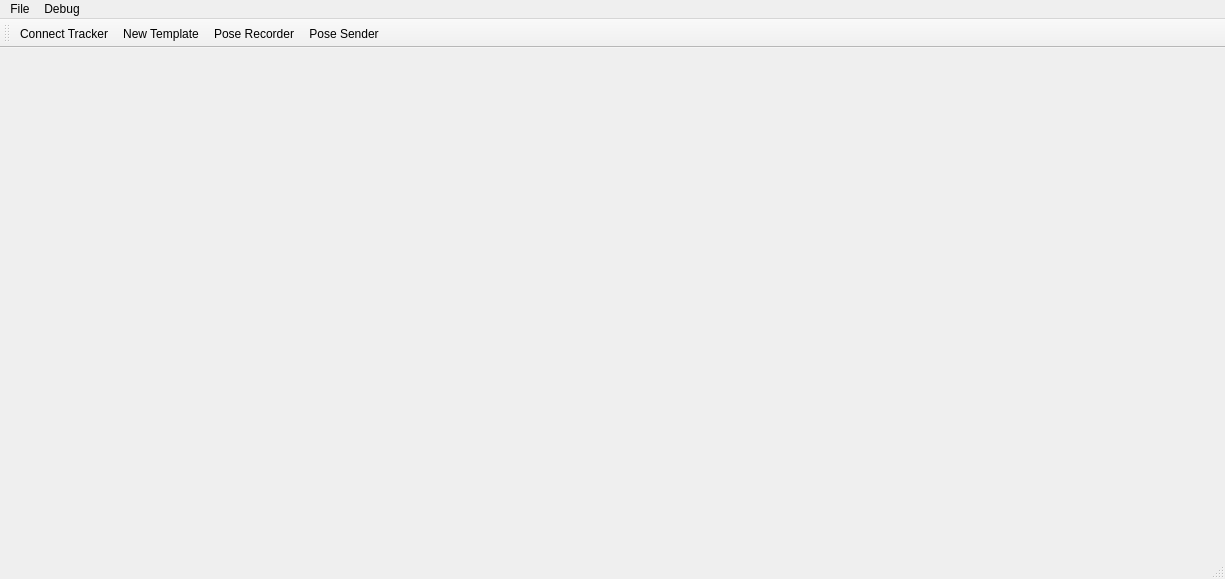
<?xml version="1.0" encoding="UTF-8"?>
<ui version="4.0">
 <class>ZoezenTracker</class>
 <widget class="QMainWindow" name="ZoezenTracker">
  <property name="geometry">
   <rect>
    <x>0</x>
    <y>0</y>
    <width>1225</width>
    <height>579</height>
   </rect>
  </property>
  <property name="windowTitle">
   <string>ZoezenTracker</string>
  </property>
  <widget class="QWidget" name="centralWidget">
   <widget class="QLabel" name="label_fps">
    <property name="geometry">
     <rect>
      <x>0</x>
      <y>0</y>
      <width>61</width>
      <height>31</height>
     </rect>
    </property>
    <property name="palette">
     <palette>
      <active>
       <colorrole role="WindowText">
        <brush brushstyle="SolidPattern">
         <color alpha="255">
          <red>0</red>
          <green>85</green>
          <blue>255</blue>
         </color>
        </brush>
       </colorrole>
       <colorrole role="ButtonText">
        <brush brushstyle="SolidPattern">
         <color alpha="255">
          <red>85</red>
          <green>255</green>
          <blue>127</blue>
         </color>
        </brush>
       </colorrole>
      </active>
      <inactive>
       <colorrole role="WindowText">
        <brush brushstyle="SolidPattern">
         <color alpha="255">
          <red>0</red>
          <green>85</green>
          <blue>255</blue>
         </color>
        </brush>
       </colorrole>
       <colorrole role="ButtonText">
        <brush brushstyle="SolidPattern">
         <color alpha="255">
          <red>85</red>
          <green>255</green>
          <blue>127</blue>
         </color>
        </brush>
       </colorrole>
      </inactive>
      <disabled>
       <colorrole role="WindowText">
        <brush brushstyle="SolidPattern">
         <color alpha="255">
          <red>120</red>
          <green>120</green>
          <blue>120</blue>
         </color>
        </brush>
       </colorrole>
       <colorrole role="ButtonText">
        <brush brushstyle="SolidPattern">
         <color alpha="255">
          <red>120</red>
          <green>120</green>
          <blue>120</blue>
         </color>
        </brush>
       </colorrole>
      </disabled>
     </palette>
    </property>
    <property name="font">
     <font>
      <family>Times New Roman</family>
      <pointsize>16</pointsize>
      <weight>50</weight>
      <bold>false</bold>
     </font>
    </property>
    <property name="text">
     <string/>
    </property>
   </widget>
   <widget class="QLabel" name="label_showMode">
    <property name="geometry">
     <rect>
      <x>1040</x>
      <y>10</y>
      <width>181</width>
      <height>31</height>
     </rect>
    </property>
    <property name="palette">
     <palette>
      <active>
       <colorrole role="WindowText">
        <brush brushstyle="SolidPattern">
         <color alpha="255">
          <red>0</red>
          <green>85</green>
          <blue>255</blue>
         </color>
        </brush>
       </colorrole>
      </active>
      <inactive>
       <colorrole role="WindowText">
        <brush brushstyle="SolidPattern">
         <color alpha="255">
          <red>0</red>
          <green>85</green>
          <blue>255</blue>
         </color>
        </brush>
       </colorrole>
      </inactive>
      <disabled>
       <colorrole role="WindowText">
        <brush brushstyle="SolidPattern">
         <color alpha="255">
          <red>120</red>
          <green>120</green>
          <blue>120</blue>
         </color>
        </brush>
       </colorrole>
      </disabled>
     </palette>
    </property>
    <property name="font">
     <font>
      <family>Times New Roman</family>
      <pointsize>16</pointsize>
     </font>
    </property>
    <property name="styleSheet">
     <string notr="true"/>
    </property>
    <property name="text">
     <string/>
    </property>
   </widget>
  </widget>
  <widget class="QMenuBar" name="menuBar">
   <property name="geometry">
    <rect>
     <x>0</x>
     <y>0</y>
     <width>1225</width>
     <height>23</height>
    </rect>
   </property>
   <widget class="QMenu" name="menuFile">
    <property name="title">
     <string>File</string>
    </property>
    <addaction name="actionConnect_Tracker"/>
    <addaction name="actionNew_Template"/>
    <addaction name="actionPose_Recorder"/>
    <addaction name="actionPose_Sender"/>
   </widget>
   <widget class="QMenu" name="menuDebug">
    <property name="title">
     <string>Debug</string>
    </property>
    <addaction name="actionSave_Images"/>
    <addaction name="actionDetect_Corners"/>
    <addaction name="actionTracking"/>
    <addaction name="actionNoDeal"/>
    <addaction name="actionMatch"/>
   </widget>
   <addaction name="menuFile"/>
   <addaction name="menuDebug"/>
  </widget>
  <widget class="QToolBar" name="mainToolBar">
   <attribute name="toolBarArea">
    <enum>TopToolBarArea</enum>
   </attribute>
   <attribute name="toolBarBreak">
    <bool>false</bool>
   </attribute>
   <addaction name="actionConnect_Tracker"/>
   <addaction name="actionNew_Template"/>
   <addaction name="actionPose_Recorder"/>
   <addaction name="actionPose_Sender"/>
  </widget>
  <widget class="QStatusBar" name="statusBar"/>
  <action name="actionConnect_Tracker">
   <property name="icon">
    <iconset resource="images.qrc">
     <normaloff>:/Images/start-icon.png</normaloff>:/Images/start-icon.png</iconset>
   </property>
   <property name="text">
    <string>Connect Tracker</string>
   </property>
  </action>
  <action name="actionNew_Template">
   <property name="icon">
    <iconset resource="images.qrc">
     <normaloff>:/Images/New Template.png</normaloff>:/Images/New Template.png</iconset>
   </property>
   <property name="text">
    <string>New Template</string>
   </property>
  </action>
  <action name="actionPose_Recorder">
   <property name="icon">
    <iconset resource="images.qrc">
     <normaloff>:/Images/Pose Recorder.png</normaloff>:/Images/Pose Recorder.png</iconset>
   </property>
   <property name="text">
    <string>Pose Recorder</string>
   </property>
  </action>
  <action name="actionPose_Sender">
   <property name="icon">
    <iconset resource="images.qrc">
     <normaloff>:/Images/sender.png</normaloff>:/Images/sender.png</iconset>
   </property>
   <property name="text">
    <string>Pose Sender</string>
   </property>
  </action>
  <action name="actionSave_Images">
   <property name="text">
    <string>Save Images</string>
   </property>
  </action>
  <action name="actionDetect_Corners">
   <property name="text">
    <string>detect Corner</string>
   </property>
  </action>
  <action name="actionTracking">
   <property name="text">
    <string>Tracking</string>
   </property>
  </action>
  <action name="actionNoDeal">
   <property name="text">
    <string>NoDeal</string>
   </property>
  </action>
  <action name="actionMatch">
   <property name="text">
    <string>Match</string>
   </property>
  </action>
 </widget>
 <layoutdefault spacing="6" margin="11"/>
 <resources>
  <include location="images.qrc"/>
 </resources>
 <connections/>
</ui>
